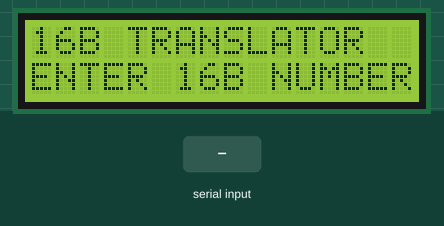
Bench run of a program on a simulated Raspberry Pi (header pin numbers). Parts: 16×2 character LCD. The inputs (shaded band) are chosen by the test bench. What the program prints to the terminal is not drawn.

Above: at 1.4 s.
1.5 s: "90" typed at the terminal, then Enter
At 2.5 s:
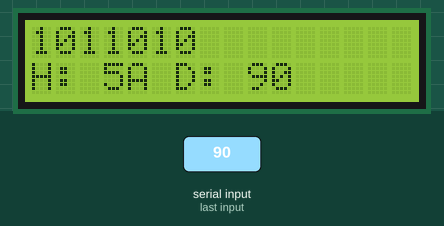
3.0 s: "5" typed at the terminal, then Enter
At 5.7 s:
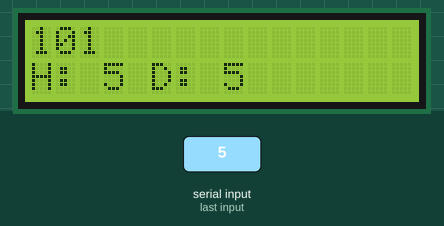
6.0 s: "200" typed at the terminal, then Enter
At 8.6 s:
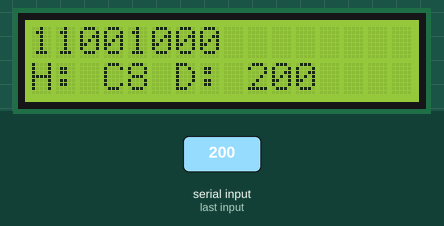
Timing chart, 0 to 10.1 s (numbered marks = the images above; inputs shaded):
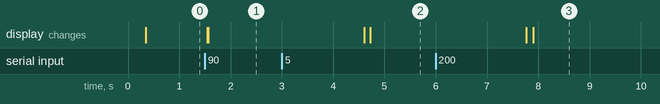

Measured:
- after the input at 1.5 s, the display: first changes at once (image 1 shows a later state)
- after the input at 3.0 s, the display: first differs from a run without the input after 1.7 s (image 2)

The program:

16b_Translator.py
```python
# 16b Binary Translator Python program example:

# Created by Joseph C. Richardson, GitHub.com

# Note: be mindful while working with
# electroics. There are mistakes that
# cannot be corrected should you ignore
# any basic electronics rules. Electronics
# demands basic math skills and knowledge
# of electronics components alike.

# Items needed are as follows:

# Respberry Pi 4 = 1
# breadboard = 1 or more depending
# LCD display = 1
# 74HC595 shift register = 2
# LEDs = 16
# 220 ohm resistor = 16
# jumper wire = 38 or more +2 for the Rasp pi 4 fan

# Note: use two other jumper wires for
# the Raspberry Pi 4 fan, while in use/
# operation.

# 16b Binary Translator Python program example:

# This Raspberry Pi 4 Python program allows
# users to input decimal numbers, then
# translate them into binary, hexadecimal
# and decimal values using two 74HC595
# shift registers.

# We will use the breadboard method:

# GPIO.setmode(GPIO.BOARD)

# This method is for the GPIO pinouts
# not the GPIO numbers, such as BCM

# You can also use the Broadcom SOC
# Channel method if you prefer:

# GPIO.setmode(GPIO.BCM)
# This allows GPIO numbers, not GPIO
# pinouts, such as the breadboard
# method illustrates in our Python
# program example:

# import functions:

import RPi.GPIO as GPIO,drivers
from time import sleep as wait

GPIO.setmode(GPIO.BOARD) # breadboard method
GPIO.setwarnings(False) # disable setwarnings
display=drivers.Lcd() # enable the LCD display

display.lcd_clear() # clear the LCD screen

# Create variables for the latch, data bit and the clock.

# You can rename all these variables to any names you wish,
# but keep in mind that you must also rename any variables
# in your program as well. Click the Find and Replace command
# on the IDLE menu to make any renaming changes faster to cover
# any variables you want to rename. However, you should stick
# to meaningful names, so other programmers can learn and
# understand what's happening throughout the program's
# execution/run.
''''''''''''''''''''''''''''''''''''''''''''''''''''''''''''''''''''''''''''''''''''''''''''''''''''''''''''''''''''''''''''''
# Note: Python executes its programs from the top, downward.
# You must place these variables in this correct order as shown.
# These pinout values won't execute right if you don't.

latch=33
data_bit=35
clock=31
''''''''''''''''''''''''''''''''''''''''''''''''''''''''''''''''''''''''''''''''''''''''''''''''''''''''''''''''''''''''''''''
byte_range=65536 # from 0 to 65535

control_shift=data_bit,latch,clock

stop_program_message='''
print('Stop program Execution/run:')
print('cleanup/release all GPIO pinouts \
to LOW state.')'''

message='16B TRANSLATOR','ENTER 16B NUMBER:'
value_error='BYTE VALUES ONLY','PLEASE: 0-65535'
index_error='VALUE EXCEEDS','16B RANGE 0-65535'

for i in control_shift:GPIO.setup(i,GPIO.OUT)

for i in range(16):
    GPIO.output(latch,0)
    GPIO.output(data_bit,0)
    GPIO.output(clock,1)
    GPIO.output(latch,1)
    GPIO.output(clock,0)

while True:
    try:
        while True:
            try:
                display.lcd_clear()
                display.lcd_display_string(
                message[0],1)
                byte=int(input(display.
                lcd_display_string(message[1],2)))
                if byte>=byte_range:
                    display.lcd_clear()

                    for i in range(2):
                        display.lcd_display_string(
                        index_error[i],1+i)
                    wait(2)
                    break

                display.lcd_clear()
                display.lcd_display_string(
                f'{byte:b}',1)
                display.lcd_display_string(
                f'H: {byte:X} D: {byte:d}',2)

                for i in range(byte,-1,-1):
                    bin=f'{byte:b}'
                    for j in range(16):
                        GPIO.output(latch,0)
                        GPIO.output(
                        data_bit,int(bin[j]))
                        GPIO.output(clock,1)
                        GPIO.output(latch,1)
                        GPIO.output(clock,0)

            except ValueError:
                display.lcd_clear()
                for i in range(2):
                    display.lcd_display_string(
                    value_error[i],1+i)
                wait(2)
                break

            except IndexError:
                pass
            wait(3)

            for i in range(16):
                GPIO.output(latch,0)
                GPIO.output(data_bit,0)
                GPIO.output(clock,1)
                GPIO.output(latch,1)
                GPIO.output(clock,0)

# Note: it is recomended that you setup
# a KeyboardInterrupt handler to force
# the GPIO pins to return to a low state/off.

    except KeyboardInterrupt:
        exec(stop_program_message)

        for i in range(16):
            GPIO.output(latch,0)
            GPIO.output(data_bit,0)
            GPIO.output(clock,1)
            GPIO.output(latch,1)
            GPIO.output(clock,0)

        display.lcd_clear()
        display.lcd_backlight(0)
        GPIO.cleanup() # GPIO.cleanup() sets all GPIO pins to LOW/OFF
        break
```
